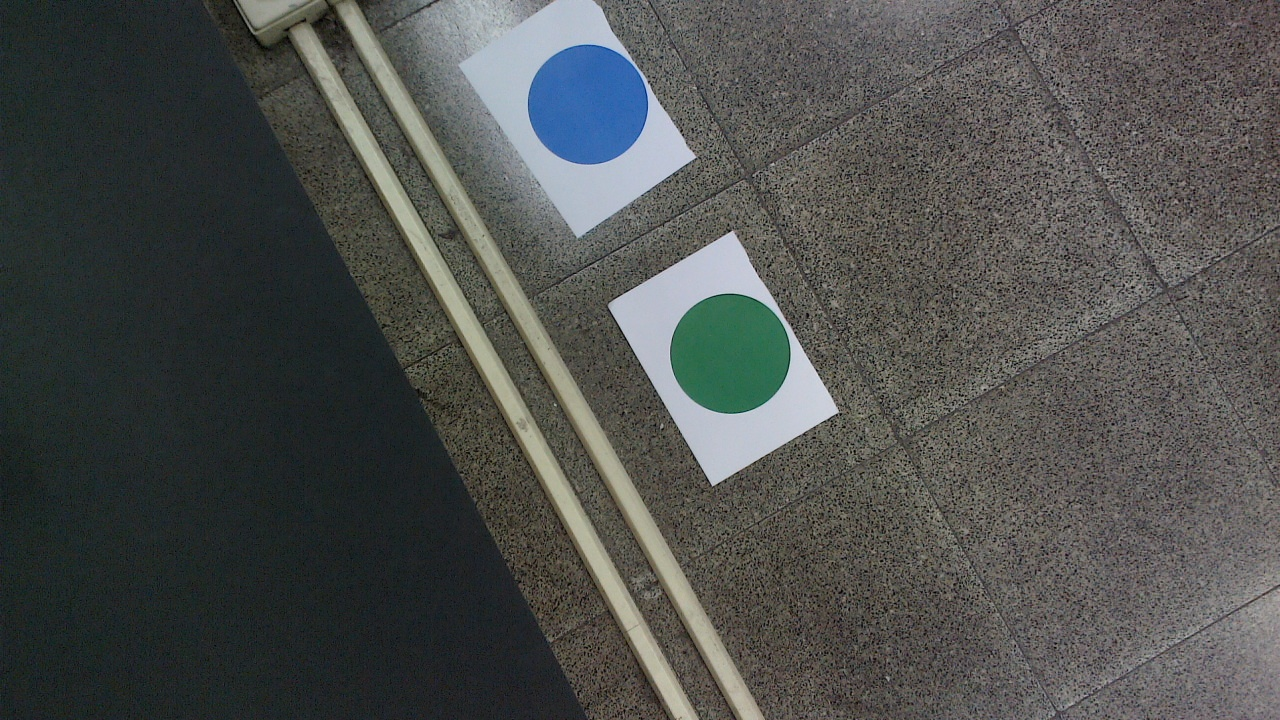
#> input picture Execute/img.jpg, 1280 x 720 px; its folder holds only this picture in this run
$ python -i circle_marker_detection.py   (imports and definitions only)   (older library calls are emulated)
#> lines starting #> are read from the running program, lines starting #| are printed output that depends on the picture; after the words box and inside, x2 and y2 are one past the last pixel; in counts of white or black regions, pixels touching at a corner belong together
"""Returns circle position and probabilites (feature values)
use as detector(src, obj)

detector(src, obj)
src - image
obj - 'green_cirle' or 'blue_circle'

returns outputPos, outputPro
"""

import unittest
import glob
import pickle

import numpy as np
import cv2
import imutils
from pylab import *

def deg2hue(color):
    return int(color*255/360)

def sv2byte(value):
    return int(value*255/100)

def draw(img, pos):
    result = cv2.circle(img, (pos[0], pos[1]), 1, (0, 0, 255), 4)
    return result

def closing(src, obj):
    img_inRange = np.zeros(src.shape[:2], src.dtype)
    if obj == 'blue_circle':
        img_inRange = cv2.inRange(src, (160, 95, 40), (190, 110, 65))
    elif obj == 'green_circle':
        img_inRange = cv2.inRange(src, (70, 100, 35), (90, 120, 65))
    kernel = cv2.getStructuringElement(cv2.MORPH_RECT, (3, 3))
    image_closed = cv2.morphologyEx(img_inRange, cv2.MORPH_CLOSE, kernel)
    image_closed = cv2.morphologyEx(image_closed, cv2.MORPH_OPEN, kernel)
    return image_closed

def normpdf(x, mean, sd):
    var = float(sd) ** 2
    pi = 3.1415926
    denom = (2 * pi * var) ** .5
    num = np.math.exp(-(float(x) - float(mean)) ** 2 / (2 * var))
    return num / denom

def feature1(image, closing, obj):
    pos1 = []
    pro1 = []
    m, sd = [], []
    if obj == 'blue_circle':
        m = [174, 106, 53]
        sd = [4.7, 2.6, 3.3]
    elif obj == 'green_circle':
        m = [80, 108, 49]
        sd = [3, 2.5, 4.6]
    cnts = cv2.findContours(closing, cv2.RETR_EXTERNAL, cv2.CHAIN_APPROX_SIMPLE)
    cnts = cnts[0] if imutils.is_cv2() else cnts[1]
    if cnts is not None:
        # loop over the contours
        maxPB = normpdf(m[0], m[0], sd[0])
        maxPG = normpdf(m[1], m[1], sd[1])
        maxPR = normpdf(m[2], m[2], sd[2])
        for c in cnts:
            # compute the center of the contour
            M = cv2.moments(c)
            cX = int(M["m10"] / M["m00"])
            cY = int(M["m01"] / M["m00"])
            pos1.append([cX, cY])

            PB = normpdf(image[cY, cX, 0], m[0], sd[0])
            PG = normpdf(image[cY, cX, 1], m[1], sd[1])
            PR = normpdf(image[cY, cX, 2], m[2], sd[2])
            norPB = PB / maxPB
            norPG = PG / maxPG
            norPR = PR / maxPR
            pro1.append(np.mean([norPB, norPG, norPR]))
    return pos1, pro1


def feature2(image, pos1):
    tempPro2 = []
    gray = cv2.cvtColor(image, cv2.COLOR_BGR2GRAY)
    gray = cv2.GaussianBlur(gray, (9, 9), 2.0)
    circles = cv2.HoughCircles(gray, cv2.HOUGH_GRADIENT, dp=1, minDist=100,
                               param1=100, param2=40, minRadius=10, maxRadius=100)
    if circles is not None:
        for subPos1 in pos1:
            pro = []
            maxPx = normpdf(subPos1[0], subPos1[0], 1)
            maxPy = normpdf(subPos1[1], subPos1[1], 1)
            for (x, y, r) in circles[0, :]:
                Px = normpdf(x, subPos1[0], 1)
                Py = normpdf(y, subPos1[1], 1)
                norPx = Px / maxPx
                norPy = Py / maxPy
                pro.append(np.mean([norPx, norPy]))
            tempPro2.append(max(pro))
    else:
        tempPro2 += [0]
    pro2 = tempPro2
    return pro2

def iou(region):
    mask = np.zeros_like(region)
    edges = cv2.Canny(region, 100, 200)
    indices = np.where(edges != [0])
    a = fitEllipse(indices[0], indices[1])
    center = ellipse_center(a)
    phi = ellipse_angle_of_rotation2(a)
    axes = ellipse_axis_length(a)
    center = (int(center[1]), int(center[0]))
    axes = (int(axes[0]), int(axes[1]))
    cv2.ellipse(mask, center, axes, phi, 0, 360, 255, -1)
    img_bwa1 = cv2.bitwise_and(region, mask)
    img_bwa2 = cv2.bitwise_or(region, mask)
    img_sum1 = sum(img_bwa1)
    img_sum2 = sum(img_bwa2)
    iou = img_sum1 / img_sum2
    return iou

def fitEllipse(x, y):
    x = x[:, np.newaxis]
    y = y[:, np.newaxis]
    D = np.hstack((x * x, x * y, y * y, x, y, np.ones_like(x)))
    S = np.dot(D.T, D)
    C = np.zeros([6, 6])
    C[0, 2] = C[2, 0] = 2
    C[1, 1] = -1
    E, V = eig(np.dot(inv(S), C))
    n = np.argmax(np.abs(E))
    a = V[:, n]
    return a

def ellipse_center(a):
    b, c, d, f, g, a = a[1] / 2, a[2], a[3] / 2, a[4] / 2, a[5], a[0]
    num = b * b - a * c
    x0 = (c * d - b * f) / num
    y0 = (a * f - b * d) / num
    return np.array([x0, y0])

def ellipse_angle_of_rotation2(a):
    b, c, d, f, g, a = a[1] / 2, a[2], a[3] / 2, a[4] / 2, a[5], a[0]
    if b == 0:
        if a > c:
            return 0
        else:
            return np.pi / 2
    else:
        if a > c:
            return np.arctan(2 * b / (a - c)) / 2
        else:
            return np.pi / 2 + np.arctan(2 * b / (a - c)) / 2

def ellipse_axis_length(a):
    b, c, d, f, g, a = a[1] / 2, a[2], a[3] / 2, a[4] / 2, a[5], a[0]
    up = 2 * (a * f * f + c * d * d + g * b * b - 2 * b * d * f - a * c * g)
    down1 = (b * b - a * c) * ((c - a) * np.sqrt(1 + 4 * b * b / ((a - c) * (a - c))) - (c + a))
    down2 = (b * b - a * c) * ((a - c) * np.sqrt(1 + 4 * b * b / ((a - c) * (a - c))) - (c + a))
    res1 = np.sqrt(abs(up / down1))
    res2 = np.sqrt(abs(up / down2))
    return np.array([res1, res2])

def feature3(closing):
    _dummy, contours, _dummy = cv2.findContours(closing, cv2.RETR_EXTERNAL, cv2.CHAIN_APPROX_NONE)
    ious = []
    if contours is not None:
        for c in contours:
            mask = np.zeros_like(closing)
            cv2.drawContours(mask, [c], -1, (255, 255, 255), thickness=cv2.FILLED)
            ious.append(iou(mask))
    else:
        ious = 0
    return ious

def detector(src, obj):
    """
    src - image
    obj - 'green_cirle' or 'blue_circle'

    returns outputPos, outputPro
    circle position and probabilites (feature values)
    """
    img_closed = closing(src, obj)

    src.flags.writeable = False
    img_closed.flags.writeable = False

    pos1, pro1 = feature1(src, img_closed, obj)
    pro2 = feature2(src, pos1)
    pro3 = feature3(img_closed)
    if pos1:
            pro = []
            list = {}
            for pr1, pr2, pr3, po1 in zip(pro1, pro2, pro3, pos1):
                pro.append(pr1 * pr3)
                list.update({str(po1): str(pr1 + pr2)})
            pro3Index = pro.index(max(pro))
            outputPos = pos1[pro3Index]
            outputPro = pro[pro3Index]
    else:
        pos0 = [0, 30, 45]
        outputPos = pos0
        outputPro = 0
    src.flags.writeable = True
    return outputPos, outputPro

def detector_blue(src):
    """
    this is for convinience
    same as detector(src, obj) but obj is blue circle
    """
    return detector(src, 'blue_circle')

def detector_green(src):
    """
    this is for convinience
    same as detector(src, obj) but obj is green circle
    """
    return detector(src, 'green_circle')


# [2 lines not run here, left out]

>>> import cv2
>>> picture = cv2.imread('img.jpg')
#> picture is the input picture: shape (720, 1280, 3); mean B, G, R 78, 80.1, 78.2
>>> result = detector_blue(picture)
#> in closing, `img_inRange = cv2.inRange(src, (160, 95, 40), (190, 110, 65))`:
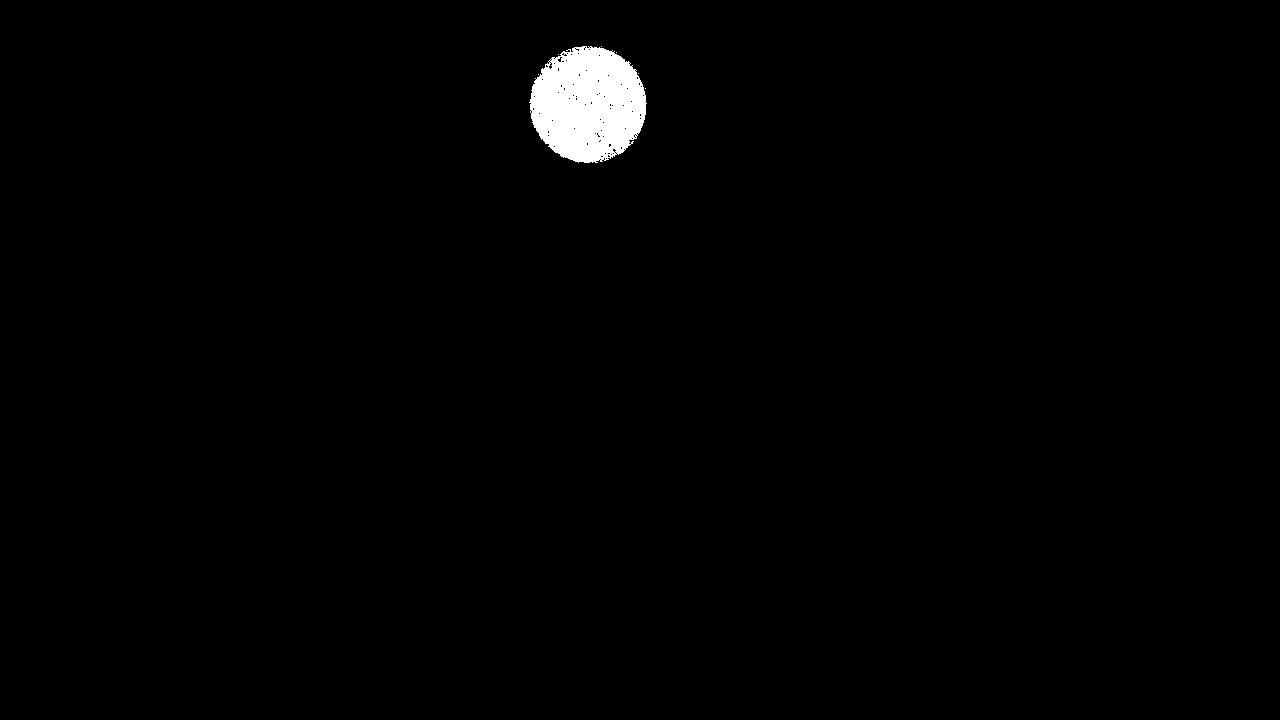
#> img_inRange: shape (720, 1280); 1.1% white; 7 white regions (6 under 20 px), largest, box (x1, y1, x2, y2) and area: (529, 46, 647, 163) 10425
#> in closing, `image_closed = cv2.morphologyEx(img_inRange, cv2.MORPH_CLOSE, kernel)`: image_closed: shape (720, 1280); 1.2% white; 1 white region, box (x1, y1, x2, y2) and area: (529, 46, 647, 163) 10690
#> in closing, `image_closed = cv2.morphologyEx(image_closed, cv2.MORPH_OPEN, kernel)`: image_closed: shape (720, 1280); 1.2% white; 1 white region
#> in feature1, `cnts = cv2.findContours(closing, cv2.RETR_EXTERNAL, cv2.CHAIN_APPROX_S..`: cnts = 1 contour; box (x1, y1, x2, y2) and area: (530, 46, 646, 163) 10505
#> the loop in feature1, `for c in cnts:` made 1 pass
#> (cX, cY, PB, PG) on pass 1: (587, 104, 0.0849, 0.142)
#> after the loop in feature1, `for c in cnts:`: pos1 = [[587, 104]]; pro1 = [0.961]
#> in detector, `pos1, pro1 = feature1(src, img_closed, obj)`: pos1 = [[587, 104]]; pro1 = [0.961]
#> in feature2, `gray = cv2.cvtColor(image, cv2.COLOR_BGR2GRAY)`:
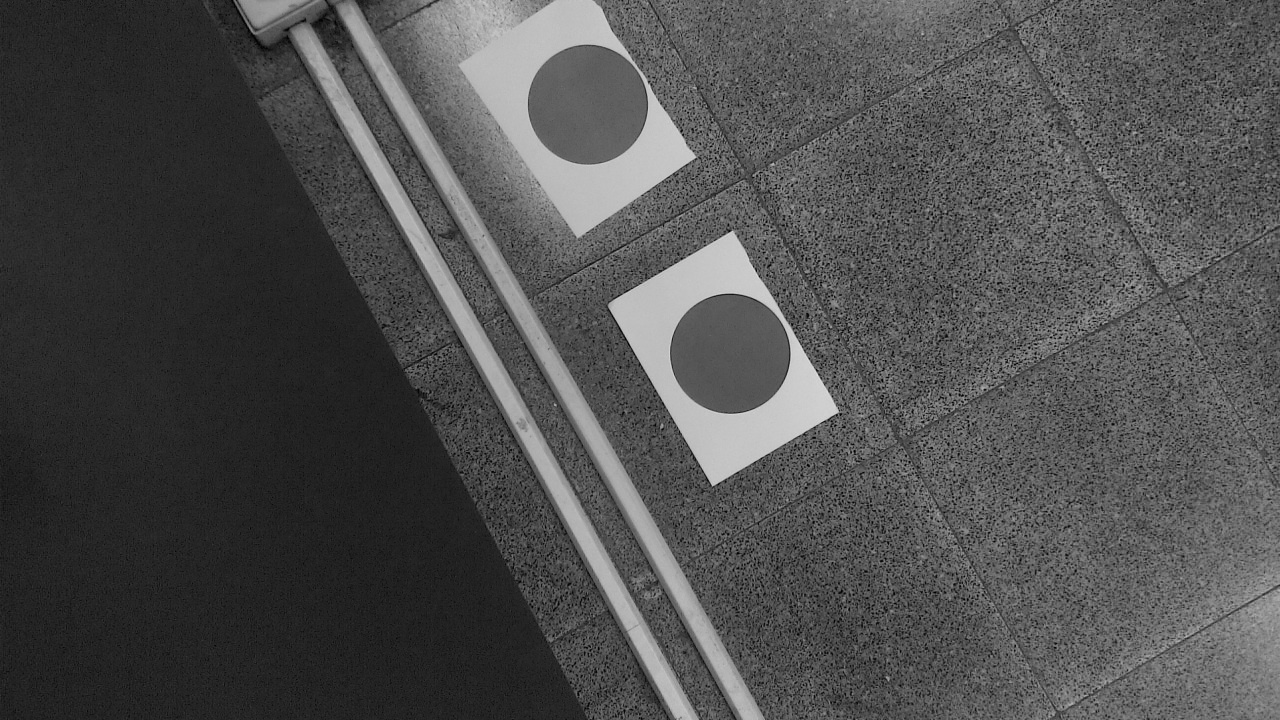
#> gray: shape (720, 1280); min 0, max 228, mean 79.3
#> in feature2, `circles = cv2.HoughCircles(gray, cv2.HOUGH_GRADIENT, dp=1, minDist=100..`: circles = [[729.5, 353.5, 60.7], [587.5, 104.5, 59.6]]
#> the loop in feature2, `for subPos1 in pos1:` made 1 pass
#> (subPos1, maxPx, maxPy) on pass 1: ([587, 104], 0.399, 0.399)
#> after the loop in feature2, `for subPos1 in pos1:`: tempPro2 = [0.882]
#> in feature3, `_dummy, contours, _dummy = cv2.findContours(closing, cv2.RETR_EXTERNAL..`: contours has the same summary as cnts in feature1
#> the loop in feature3, `for c in contours:` made 1 pass
#> pass 1, in iou, `edges = cv2.Canny(region, 100, 200)`:
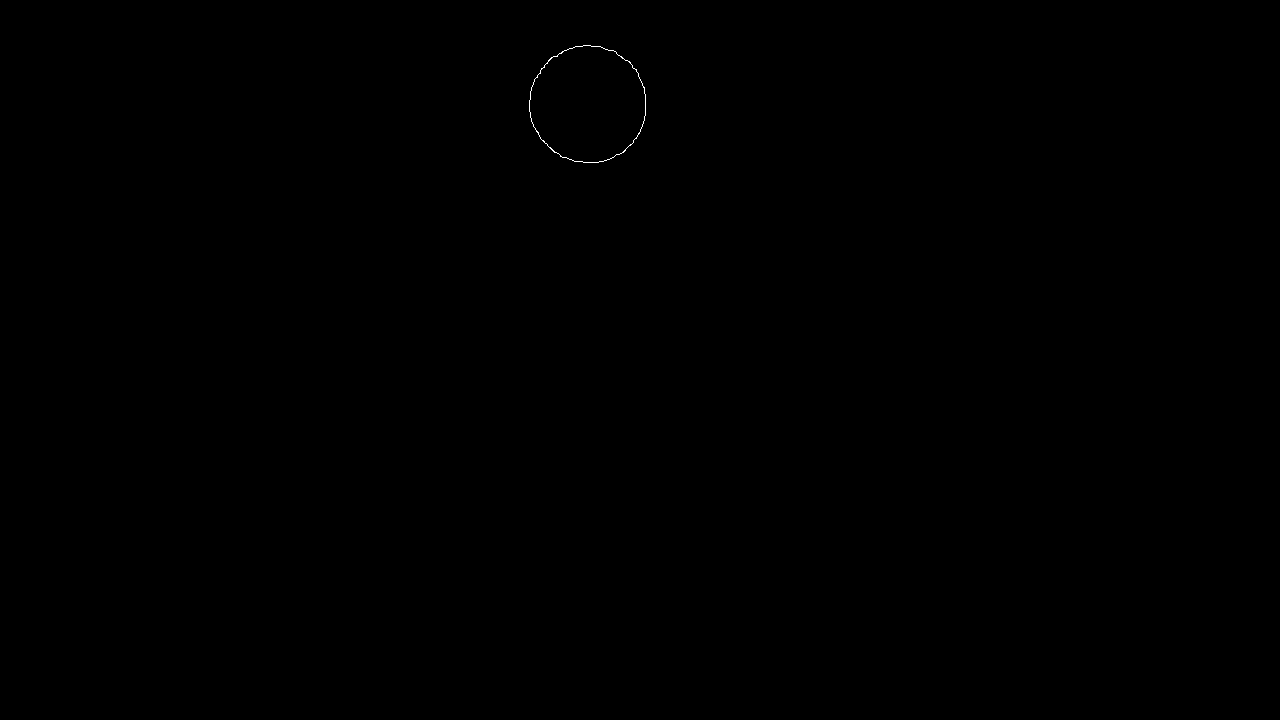
#> edges: shape (720, 1280); 0.04% white in thin lines or dots, all inside (x1, y1, x2, y2) = (529, 45, 646, 163)
#> after the loop in feature3, `for c in contours:`: ious = [0.97]
#> the loop in detector, `for pr1, pr2, pr3, po1 in zip(pro1, pro2, pro3, pos1):` made 1 pass
#> (pr1, pr2, pr3, po1) on pass 1: (0.961, 0.882, 0.97, [587, 104])
#> after the loop in detector, `for pr1, pr2, pr3, po1 in zip(pro1, pro2, pro3, pos1):`: list = {'[587, 104]': '1.8437732585229951'}; pro = [0.932]
#> in detector, `pro3Index = pro.index(max(pro))`: pro3Index = 0
#> in detector, `outputPos = pos1[pro3Index]`: outputPos = [587, 104]
#> in detector, `outputPro = pro[pro3Index]`: outputPro = 0.932
#> result = ([587, 104], 0.932)
